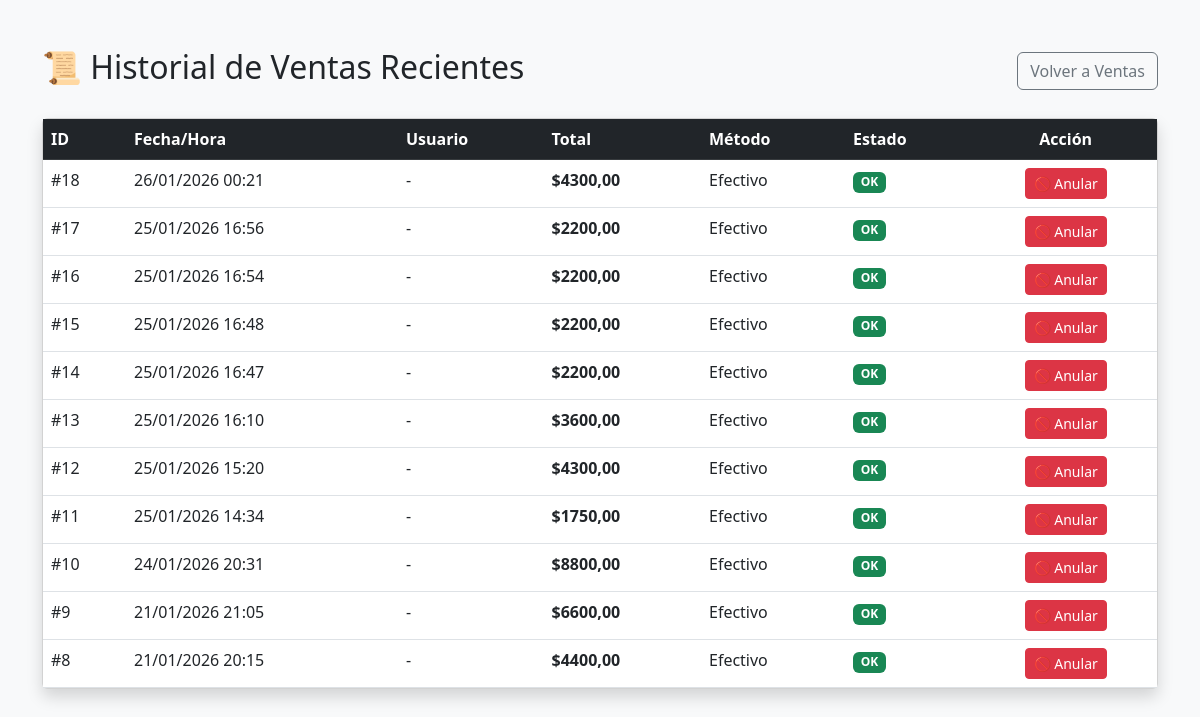
Before: /historial/ (signed in) with the older database file.
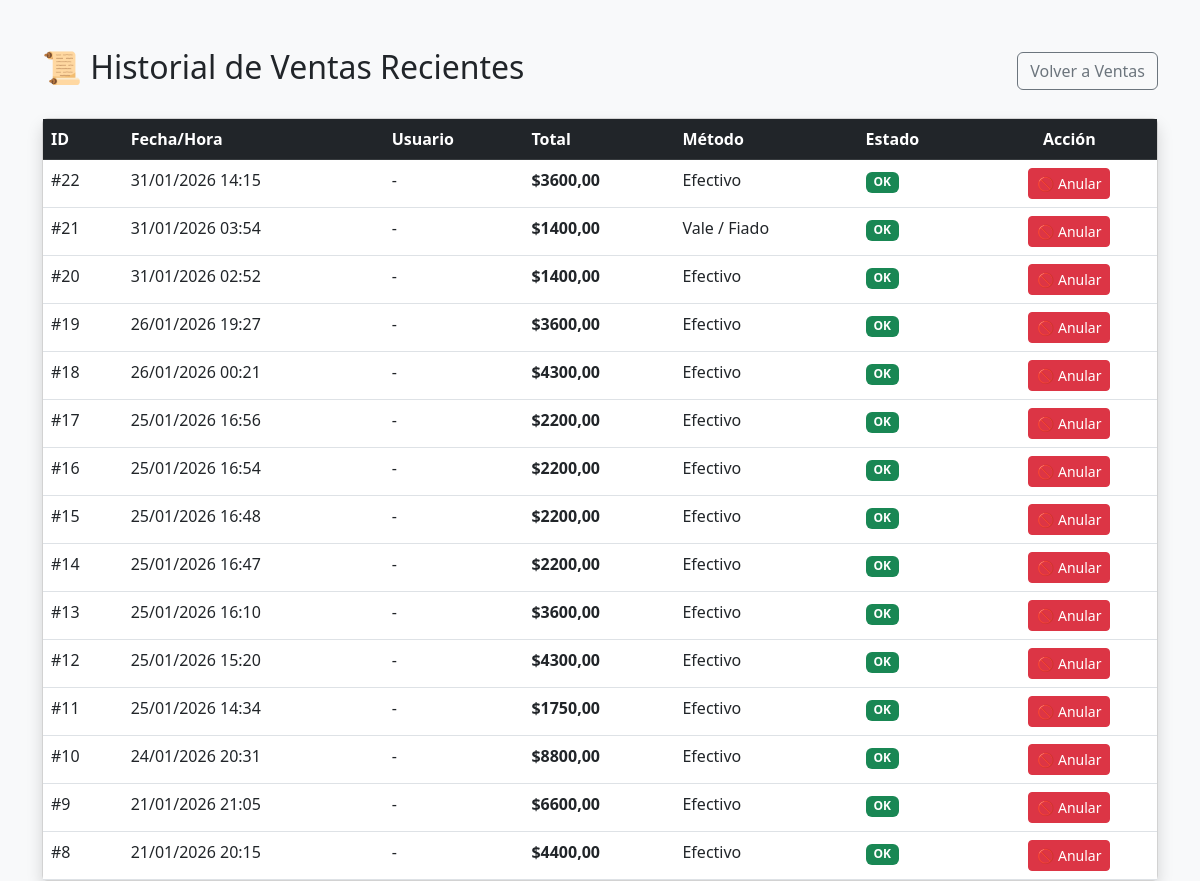
After: the same page with the newer database file.
### gestion/models.py (models this page shows, shortened)
class Venta(models.Model):
    METODOS_PAGO = [
        ('EFECTIVO', 'Efectivo'),
        ('MERCADOPAGO', 'Mercado Pago'),
        ('DEBITO', 'Débito'),
        ('CREDITO', 'Crédito'),
        ('VALE', 'Vale / Fiado'),
    ]
    sesion = models.ForeignKey(SesionCaja, on_delete=models.PROTECT, related_name='ventas')
    usuario = models.ForeignKey(User, on_delete=models.PROTECT, null=True)
    cliente = models.ForeignKey(Cliente, on_delete=models.SET_NULL, null=True, blank=True)
    fecha = models.DateTimeField(default=timezone.now)
    total = models.DecimalField(max_digits=12, decimal_places=2, default=0)
    metodo_pago = models.CharField(max_length=20, choices=METODOS_PAGO, default='EFECTIVO')
    anulada = models.BooleanField(default=False)

### gestion/views.py (the view)
# urls.py: path('historial/', views.historial_ventas, name='historial_ventas'),
@login_required
def historial_ventas(request):
    ventas_lista = Venta.objects.all().order_by('-fecha')[:50]
    return render(request, 'gestion/historial_ventas.html', {'ventas': ventas_lista})

### gestion/templates/gestion/historial_ventas.html (shortened to what this page needs)
<!DOCTYPE html>
<html lang="es">
<head>
    <link href="https://cdn.jsdelivr.net/npm/bootstrap@5.3.0/dist/css/bootstrap.min.css" rel="stylesheet">
</head>
<body class="bg-light">
    <div class="container mt-5">
        <div class="d-flex justify-content-between align-items-center mb-4">
            <h2>📜 Historial de Ventas Recientes</h2>
            <a href="{% url 'ventas' %}" class="btn btn-outline-secondary">Volver a Ventas</a>
        </div>
        <div class="card shadow">
            <div class="table-responsive">
                <table class="table table-hover mb-0">
                    <thead class="table-dark">
                        <tr>
                            <th>ID</th>
                            <th>Fecha/Hora</th>
                            <th>Usuario</th>
                            <th>Total</th>
                            <th>Método</th>
                            <th>Estado</th>
                            <th class="text-center">Acción</th>
                        </tr>
                    </thead>
                    <tbody>
                        {% for v in ventas %}
                        <tr class="{% if v.anulada %}table-danger{% endif %}">
                            <td>#{{ v.id }}</td>
                            <td>{{ v.fecha|date:"d/m/Y H:i" }}</td>
                            <td>{{ v.usuario.username|default:"-" }}</td>
                            <td class="fw-bold">${{ v.total }}</td>
                            <td>{{ v.get_metodo_pago_display }}</td>
                            <td>
                                {% if v.anulada %}
                                    <span class="badge bg-danger">ANULADA</span>
                                {% else %}
                                    <span class="badge bg-success">OK</span>
                                {% endif %}
                            </td>
                            <td class="text-center">
                                {% if not v.anulada and user.is_staff %}
                                <form action="{% url 'anular_venta' v.id %}" method="POST" class="d-inline">
                                    <button type="submit" class="btn btn-danger btn-sm"
                                            onclick="return confirm('¿Estás segura de anular esta venta? El stock se devolverá automáticamente.')">
                                        🚫 Anular
                                    </button>
                                </form>
                                {% endif %}
                            </td>
                        </tr>
                        {% endfor %}
                    </tbody>
                </table>
            </div>
        </div>
    </div>
</body>
</html>

Changed rows visible on the page:
added Venta: id "22", fecha "31/01/2026 14:15", usuario.username "-", total "3600,00", metodo_pago "Efectivo", anulada "OK"
added Venta: id "21", fecha "31/01/2026 03:54", usuario.username "-", total "1400,00", metodo_pago "Vale / Fiado", anulada "OK"
added Venta: id "20", fecha "31/01/2026 02:52", usuario.username "-", total "1400,00", metodo_pago "Efectivo", anulada "OK"
added Venta: id "19", fecha "26/01/2026 19:27", usuario.username "-", total "3600,00", metodo_pago "Efectivo", anulada "OK"
